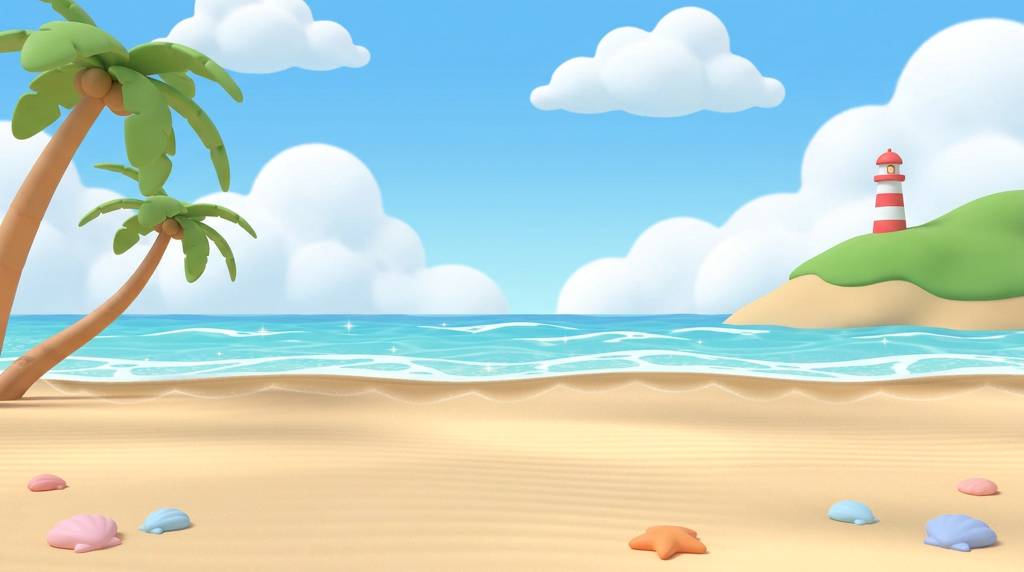
#> input picture Assets/_Pofi/Resources/Art/pick_stage.jpg, 2048 x 1143 px (shown at 1/2 size)
$ python beach_stage.py ../../Assets/_Pofi/Resources/Art/pick_stage.jpg ../meshy/out/pick_stage2/concept_01a167cf_0.png out.png
#> lines starting #> are read from the running program, lines starting #| are printed output that depends on the picture; after the words box and inside, x2 and y2 are one past the last pixel; in counts of white or black regions, pixels touching at a corner belong together
# Kumsal sahnesi (giriş + tanışma ekranlarının arka planı, Resources/Art/pick_stage.jpg) — 24 Ekim 2026, kullanıcı:
# "kum zemin ve deniz detayları daha zengin". Kaynak: Meshy görseli art/meshy/out/pick_stage2 (karaktersiz kumsal).
# Kredisiz, yalnız görüntü işleme (numpy + PIL): 2048 genişliğe büyütme, kum tepecikleri (yer düzlemi perspektifiyle gölgelenen
# yumuşak tümsekler), rüzgâr çizgileri, ıslak kum şeridi + kıyıda dantel köpük izi, kum tanesi, denizde parıltılar.
# Okti'nin durduğu düz alan (ekranın sol-ortası) tümseksiz kalır. Deniz parıltılarının konumları (u, v) yazdırılır:
# oyunda bunlar yanıp söner (World/Stage.cs BeachGlintSpots → World/BeachFx.cs BeachGlints; görsel değişirse liste de).
# Kullanım: python3 -I art/scripts/beach_stage.py art/meshy/out/pick_stage2/concept_01a167cf_0.png Assets/_Pofi/Resources/Art/pick_stage.jpg [ayıklama_öneki]
import sys
import numpy as np
from PIL import Image, ImageFilter

SRC, OUT = sys.argv[1], sys.argv[2]
W = 2048
rng = np.random.default_rng(7)

img = Image.open(SRC).convert('RGB')
#> img is the input picture: PIL image 2048x1143 RGB; mean R, G, B 191.4, 210.6, 200.6
H = round(img.height * W / img.width)
#> H = 1143
img = img.resize((W, H), Image.LANCZOS)
a = np.asarray(img).astype(np.float32) / 255.0
yy, xx = np.mgrid[0:H, 0:W].astype(np.float32)


def blur(m, r):
    im = Image.fromarray(np.clip(m * 255, 0, 255).astype(np.uint8))
    return np.asarray(im.filter(ImageFilter.GaussianBlur(r))).astype(np.float32) / 255.0


def hsv(c):
    mx = c.max(-1); mn = c.min(-1); d = mx - mn + 1e-6
    r, g, b = c[..., 0], c[..., 1], c[..., 2]
    h = np.where(mx == r, (g - b) / d % 6, np.where(mx == g, (b - r) / d + 2, (r - g) / d + 4)) * 60
    return h, d / (mx + 1e-6), mx


def smooth(e0, e1, x):
    t = np.clip((x - e0) / (e1 - e0), 0, 1)
    return t * t * (3 - 2 * t)


def vnoise(x, y, seed):
    # değer gürültüsü (yumuşak), ızgara 1 birim
    r = np.random.default_rng(seed)
    g = r.random((256, 256)).astype(np.float32)
    xi = np.floor(x).astype(int); yi = np.floor(y).astype(int); fx = x - xi; fy = y - yi
    fx = fx * fx * (3 - 2 * fx); fy = fy * fy * (3 - 2 * fy)
    def at(i, j): return g[j % 256, i % 256]
    return (at(xi, yi) * (1 - fx) + at(xi + 1, yi) * fx) * (1 - fy) + (at(xi, yi + 1) * (1 - fx) + at(xi + 1, yi + 1) * fx) * fy


h, s, v = hsv(a)
HOR = 422 / 768 * H                       # ufuk çizgisi
#> HOR = 628.1
# --- kıyı çizgisi: her sütunda alttan yukarı kum biten yer (köpük/su başlar)
sandish = (h > 26) & (h < 48) & (s > 0.18) & (s < 0.5) & (v > 0.72)
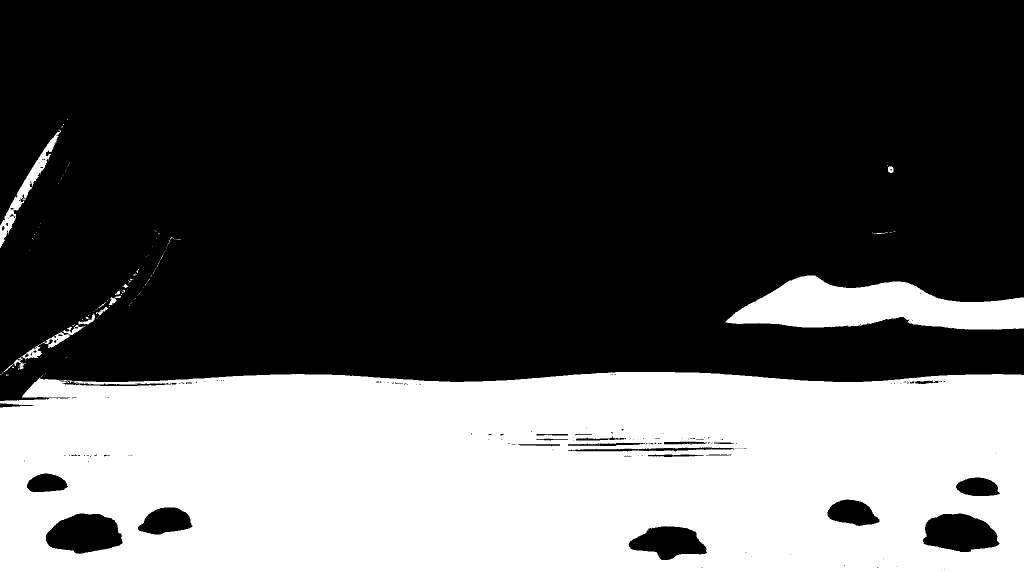
#> sandish: shape (1143, 2048) bool (shown at 1/2 size); 34% white; 118 white regions (104 under 20 px), largest, box (x1, y1, x2, y2) and area: (0, 744, 2048, 1143) 749113, (1451, 551, 2048, 659) 39693, (0, 259, 122, 496) 3881
raw = np.full(W, np.nan, np.float32)
for x in range(W):
    col = sandish[:, x]
    y = int(HOR + 30)
    while y < 0.8 * H and not col[y:y + 8].all(): y += 1                  # ufuktan aşağı: kumun başladığı ilk satır
    if y < 0.8 * H: raw[x] = y
#> after the loop, raw = 2048 values, max 815 at index 0, min 658 at index 139, mean 754.6
trunk = (h > 12) & (h < 34) & (s > 0.4) & (v < 0.82)                    # palmiye gövdesi kıyıyı örtüyor
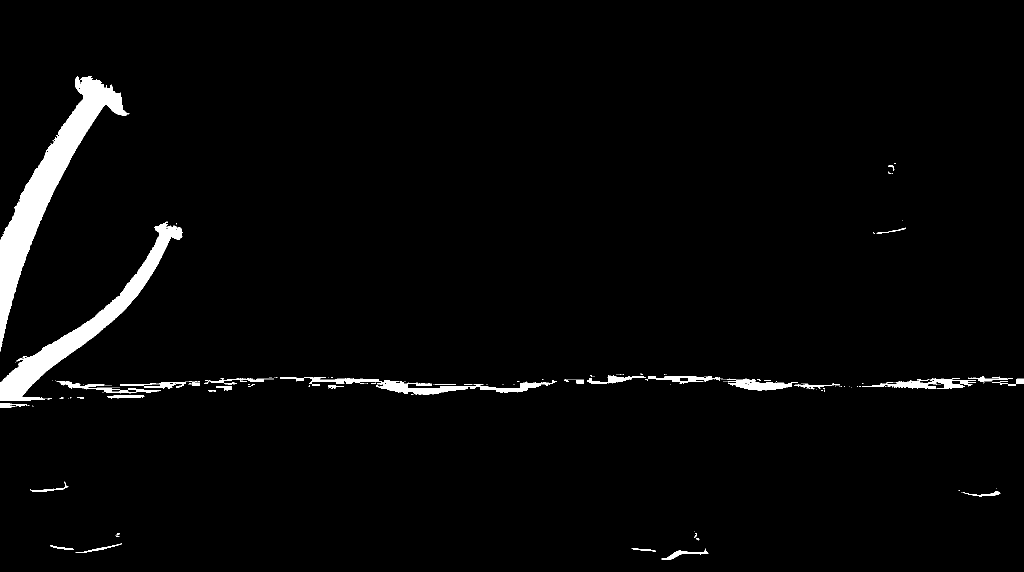
#> trunk: shape (1143, 2048) bool (shown at 1/2 size); 2.6% white; 322 white regions (277 under 20 px), largest, box (x1, y1, x2, y2) and area: (0, 152, 259, 703) 26544, (0, 443, 365, 802) 17284, (608, 754, 1083, 790) 4591
for x in range(W):
    if not np.isnan(raw[x]) and trunk[max(0, int(raw[x]) - 60):int(raw[x]) + 4, x].any(): raw[x] = np.nan
def runmed(v, n):
    p = np.pad(v, n // 2, mode='edge')
    return np.array([np.nanmedian(p[i:i + n]) for i in range(len(v))], np.float32)
ref = runmed(raw, 301)
#> ref = 2048 values, max 762 at index 1665, min 679 at index 0, mean 747.3
raw[np.abs(raw - ref) > 18] = np.nan                                    # palmiye gövdesi vb. kaçamaklar
ok = ~np.isnan(raw)
raw = np.interp(np.arange(W), np.flatnonzero(ok), raw[ok]).astype(np.float32)
#> raw = 2048 values, max 772 at index 219, min 691 at index 75, mean 751.3
k = np.ones(41) / 41
shore = np.convolve(np.pad(runmed(raw, 41), 20, mode='edge'), k, mode='valid').astype(np.float32)
#> shore = 2048 values, max 771.5 at index 235, min 698 at index 0, mean 751.3
d = yy - shore[None, :]                   # kıyıdan aşağı uzaklık (px)

# --- maskeler: kum (kabuk, deniz yıldızı, palmiye gövdesi hariç), deniz bandı
sand = (sandish & (d > 1)).astype(np.float32)
#> sand: shape (1143, 2048) float32; values 0 (black) and 1 (white), 31.9% white; 12 white regions (10 under 20 px), largest, box (x1, y1, x2, y2) and area: (0, 746, 2048, 1143) 745901, (1, 701, 84, 750) 601
sand = blur(sand, 1.2) * (d > -2)
sea = ((yy > HOR + 6) & (d < -10) & (h > 170) & (h < 205) & (s > 0.15)).astype(np.float32)
#> sea: shape (1143, 2048) float32; values 0 (black) and 1 (white), 7.4% white; 12 white regions, largest, box (x1, y1, x2, y2) and area: (141, 635, 2048, 754) 149801, (395, 716, 821, 748) 6353, (8, 635, 166, 692) 5891

# --- yer düzlemi (göz hizası kamera): satır → derinlik Z (m), sütun → X (m)
HC, F = 1.6, (H / 2) / np.tan(np.radians(20))
#> HC = 1.6; F = 1570.2
Z = HC * F / np.maximum(yy - HOR, 1.0)
X = (xx - W / 2) * Z / F

# kum tepecikleri: yayvan tümsekler (X'te uzun), Okti'nin durduğu alan düz
hf = np.zeros_like(Z)
mounds = [(-9.0, 9.5, 3.6, 2.2, 0.22), (-5.5, 15.0, 4.2, 2.6, 0.26), (3.5, 12.5, 3.8, 2.3, 0.2), (8.5, 8.5, 3.2, 2.0, 0.2),
          (10.5, 15.5, 4.5, 2.8, 0.24), (-2.0, 18.0, 5.0, 2.5, 0.16), (5.2, 5.6, 2.2, 1.4, 0.12), (-11.5, 16.5, 4.0, 2.4, 0.2),
          (-3.4, 9.6, 2.0, 1.4, 0.2), (1.6, 11.0, 2.5, 1.5, 0.2), (2.6, 5.4, 1.6, 1.0, 0.14)]
for mx_, mz, rx, rz, ht in mounds:
    hf += ht * np.exp(-(((X - mx_) / rx) ** 2 + ((Z - mz) / rz) ** 2))
hf += 0.05 * (vnoise(X * 0.35, Z * 0.5, 3) - 0.5)
flat = np.exp(-(((X + 1.5) / 2.6) ** 2 + ((Z - 7.0) / 2.2) ** 2))   # Okti'nin "sahnesi"
hf *= 1 - 0.92 * flat
dzx = np.gradient(hf, axis=1) / np.maximum(np.gradient(X, axis=1), 1e-4)
dzz = np.gradient(hf, axis=0) / np.minimum(np.gradient(Z, axis=0), -1e-4)
nx, ny, nz = -dzx, np.ones_like(hf), -dzz
nl = np.sqrt(nx * nx + ny * ny + nz * nz)
L = np.array([-0.5, 0.75, -0.42]); L /= np.linalg.norm(L)                # ışık: sol üst önden (görseldeki gölgelerle aynı)
diff = (nx * L[0] + ny * L[1] + nz * L[2]) / nl / L[1]
dune = np.clip(1 + (diff - 1) * 1.7, 0.84, 1.1)
dune = dune * (1 - 0.035 * smooth(0.02, 0.0, hf))                        # çukurlar hafif koyu

# rüzgâr çizgileri: kıyıya koşut, dalgalı; ekranda sık düşen yerde (uzakta) söner
LAM = 0.38
phase = (Z + 0.3 * np.sin(0.42 * X) + 0.14 * np.sin(1.3 * X + 0.8 * Z) + 0.6 * vnoise(X * 0.25, Z * 0.25, 5)) / LAM
px_per = LAM * HC * F / (Z * Z)                                          # bir çizgi aralığı kaç piksel
fr = phase - np.floor(phase)
prof = smooth(0.0, 0.62, fr) - smooth(0.62, 1.0, fr)                     # yavaş çıkış, keskin sırt
ripple = (prof * 2 - 1) * smooth(5, 14, px_per) * smooth(0.25, 0.65, vnoise(X * 0.3 + 7, Z * 0.3, 9))
ripple *= (1 - 0.8 * flat)

# ıslak kum şeridi + dantel köpük izi (eski dalganın bıraktığı)
# dalganın çekildiği yerin kenarı fistonlu (yay yay); şerit kıyıya yakın ufka doğru incelir
per = 150 + 90 * vnoise(xx / 400.0, 0 * yy, 11)
#> in vnoise (call 4), `yi = np.floor(y).astype(int)`: y: shape (1143, 2048) float32; every value is 0
ph = np.cumsum(1.0 / per[0]) * 2 * np.pi                              # sütun başına faz (değişken aralıklı yaylar)
#> ph = 2048 values from 0.0389 to 71.08
scal = np.abs(np.sin(ph / 2))[None, :]
wet_w = (16 + 20 * scal + 10 * vnoise(xx / 90.0, 0 * yy, 12)) * np.clip((shore[None, :] - HOR) / 120, 0.6, 1.4)
#> in vnoise (call 5), `xi = np.floor(x).astype(int)`:
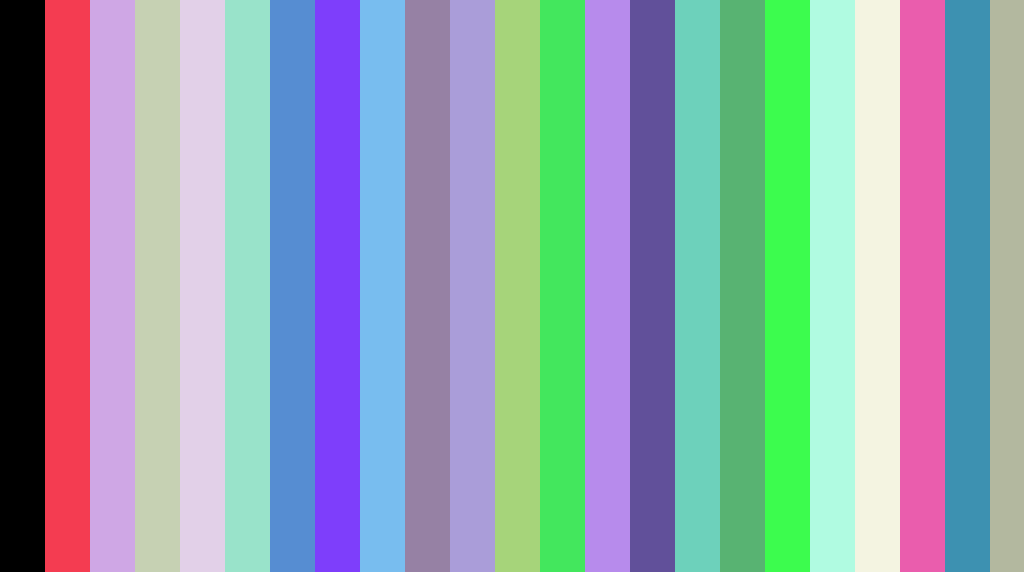
#> xi: shape (1143, 2048) int64 (shown at 1/2 size); 23 distinct labels, from 0 to 22; one colour per label, 0 black
#> in vnoise (call 5), `yi = np.floor(y).astype(int)`: yi: shape (1143, 2048) int64; every value is 0
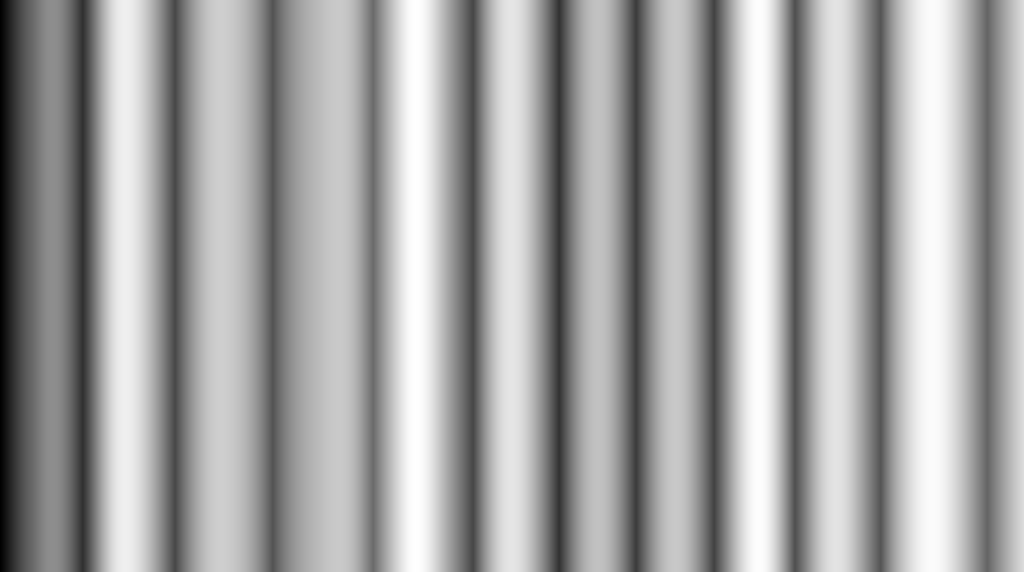
#> wet_w: shape (1143, 2048) float64 (shown at 1/2 size); min 11.34, max 47, mean 34.2; drawn with min black and max white
wet = smooth(wet_w + 3, wet_w * 0.4, d) * (d > 0)
#> in smooth (call 6), `t = np.clip((x - e0) / (e1 - e0), 0, 1)`:
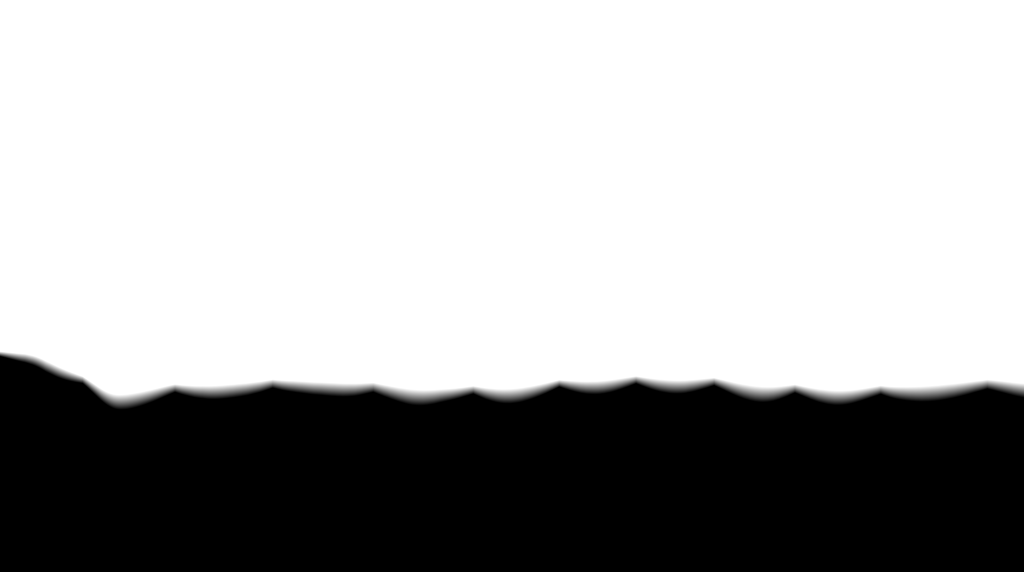
#> t: shape (1143, 2048) float64 (shown at 1/2 size); min 0, max 1, mean 0.68
# köpük izi: ıslak kenarda yumuşak, sürekli ama yer yer incelen açık çizgi + seyrek kabarcık
lace = np.exp(-((d - wet_w) / 2.2) ** 2) * (0.45 + 0.55 * smooth(0.3, 0.7, vnoise(xx / 60.0, 0 * yy, 33)))
#> in vnoise (call 6), `xi = np.floor(x).astype(int)`:
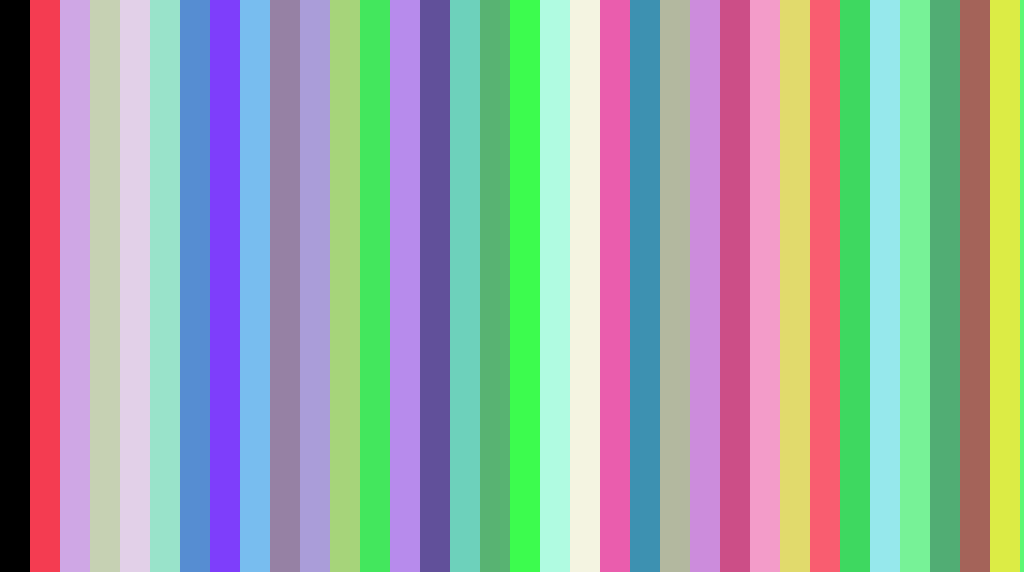
#> xi: shape (1143, 2048) int64 (shown at 1/2 size); 35 distinct labels, from 0 to 34; one colour per label, 0 black
#> in vnoise (call 6), `fx = x - xi`:
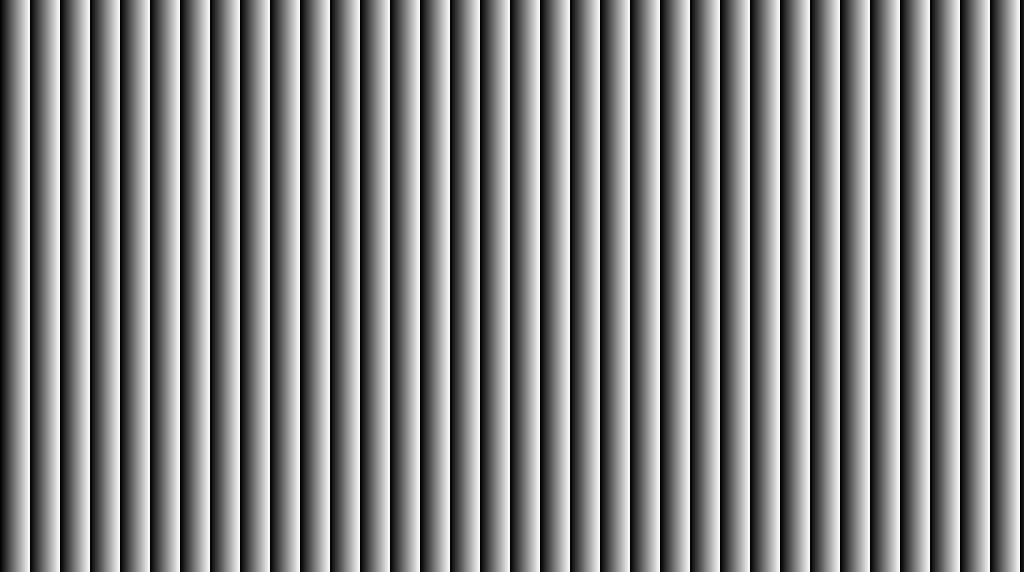
#> fx: shape (1143, 2048) float64 (shown at 1/2 size); min 0, max 0.983, mean 0.49
bub = (rng.random((H, W)) > 0.985).astype(np.float32) * np.exp(-((d - wet_w + 4) / 5.0) ** 2)
lace = 0.75 * lace + 0.9 * blur(bub, 0.8) * 3

grain = (rng.random((H, W)).astype(np.float32) - 0.5)
grain = blur(grain * 0.5 + 0.5, 0.6) * 2 - 1
speck = (rng.random((H, W)) > 0.9965).astype(np.float32) * (rng.random((H, W)) - 0.4).astype(np.float32)
speck = blur(speck * 0.5 + 0.5, 0.7) * 2 - 1

out = a.copy()
lum = dune * (1 + 0.04 * ripple * (1 - wet)) * (1 + 0.035 * grain + 0.5 * speck)
out = out * (1 + (lum[..., None] - 1) * sand[..., None])
wet_mul = np.array([0.84, 0.78, 0.70], np.float32)                        # ıslak kum: koyu, sıcak
out = out * (1 - (wet * sand)[..., None] * (1 - wet_mul))
sheen = smooth(10, 0, d) * (d > 0) * sand                                 # su kenarında gökyüzü yansıması
out = out * (1 - 0.18 * sheen[..., None]) + np.array([0.86, 0.95, 0.98], np.float32) * 0.18 * sheen[..., None]
lace = np.clip(lace, 0, 1) * 0.6 * sand
out = out * (1 - lace[..., None]) + np.array([0.99, 0.98, 0.95], np.float32) * lace[..., None]
if len(sys.argv) > 3:   # ayıklama: kıyı çizgisi ve tümsek gölgesi
    dbg = (a * 255).astype(np.uint8).copy()
    dbg[np.clip(shore.astype(int), 0, H - 1), np.arange(W)] = (255, 0, 0)
    Image.fromarray(dbg).save(sys.argv[3] + '_shore.png')
    Image.fromarray(np.clip((dune - 0.84) / 0.26 * 255, 0, 255).astype(np.uint8)).save(sys.argv[3] + '_dune.png')

# deniz: kıyı bandında ince dantel köpük, parıltı çizgileri ve yıldız parıltıları
seaband = sea * smooth(-70, -14, d)
lace2 = smooth(0.55, 0.7, vnoise(xx / 9.0, yy / 2.4, 21) * 0.7 + vnoise(xx / 31.0, yy / 6.0, 23) * 0.3) * seaband
out = out * (1 - 0.35 * lace2[..., None]) + 0.97 * 0.35 * lace2[..., None]
glints = []
gl = np.zeros((H, W), np.float32)
tries = 0
while len(glints) < 22 and tries < 5000:
    tries += 1
    gx = rng.uniform(80, W - 80); gy = rng.uniform(HOR + 14, H)
    xi, yi = int(gx), int(gy)
    if sea[yi, xi] < 1 or d[yi, xi] > -24 or xx[0, xi] > 0.72 * W and gy < HOR + 40: continue
    if any((gx - p[0]) ** 2 + ((gy - p[1]) * 3) ** 2 < 140 ** 2 for p in glints): continue
    glints.append((gx, gy))
#> after the loop, glints = 20 items, first 6: (862.3, 712.7), (1141.9, 687.1), (408, 730.8), (881.1, 654), (583.6, 672.5), (1912.2, 692.5); tries = 5000
for i, (gx, gy) in enumerate(glints[:10]):                               # görselde sabit olanlar (küçük)
    r = 5 + 4 * (i % 3)
    dx, dy = np.abs(xx - gx), np.abs(yy - gy)
    star = np.exp(-(dx / (r * 1.4)) ** 2 - (dy / 1.1) ** 2) + np.exp(-(dy / (r * 0.8)) ** 2 - (dx / 1.1) ** 2)
    star += 0.8 * np.exp(-(dx * dx + dy * dy) / (r * 0.5) ** 2)
    gl = np.maximum(gl, np.clip(star, 0, 1))
#> this loop made 10 passes
#> (gx, gy, r) on passes 1 to 10: (862.3, 712.7, 5), (1141.9, 687.1, 9), (408, 730.8, 13), (881.1, 654, 5), (583.6, 672.5, 9), (1912.2, 692.5, 13), (1510.5, 680.1, 5), (174.8, 696.8, 9), (1309.2, 696.2, 13), (1305.7, 645.2, 5)
out = out * (1 - 0.85 * gl[..., None]) + np.array([1.0, 0.99, 0.94]) * 0.85 * gl[..., None]

Image.fromarray(np.clip(out * 255 + 0.5, 0, 255).astype(np.uint8)).save(OUT, quality=88, optimize=True, progressive=True)
print('boyut', W, H)
#| boyut 2048 1143
print('parıltılar (u, v; v alttan):')
print(', '.join('(%.3f, %.3f)' % (gx / W, 1 - gy / H) for gx, gy in glints[10:]))
#| (0.167, 0.407), (0.335, 0.384), (0.066, 0.436), (0.857, 0.401), (0.494, 0.381), (0.349, 0.428), (0.846, 0.353), (0.111, 0.348), (0.748, 0.361), (0.514, 0.437)
